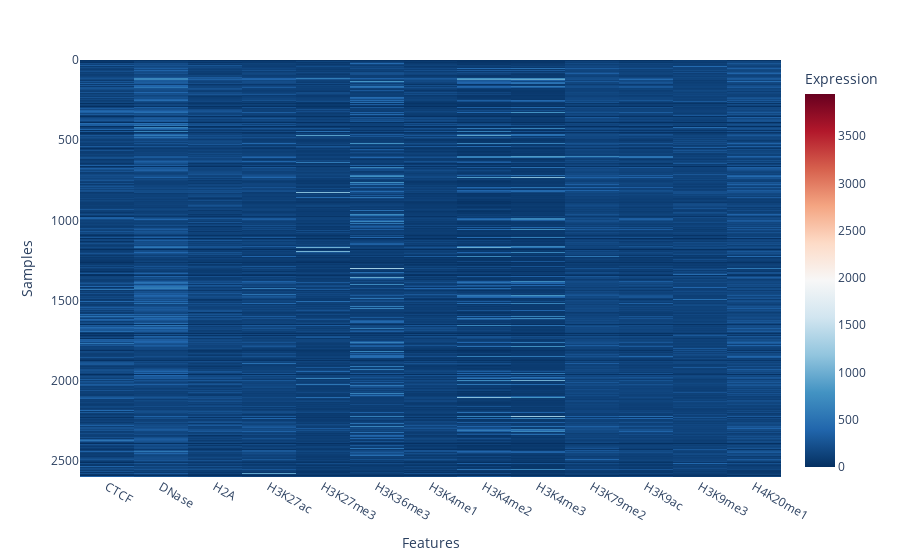

Source (notebook cell):
### Markdown cell above
# Unordered Heatmap

### Code cell
import plotly.express as px
from sklearn.preprocessing import normalize

dataL = data[2].tolist()
xList = dataL

#normalize data (fits cosine)
#normalize([xList], norm="l1")


uo_hm_fig = px.imshow(data[0],
                labels=dict(x="Features", y="Samples", color="Expression"),
                #template = 'plotly',
                color_continuous_scale='RdBu_r', #RdBu,
                x=xList 
                #y=]
               )

uo_hm_fig.show()

### Figure 1 — Plotly figure (JSON) as saved in the notebook; plotly's stock layout.template omitted (floating-point values rounded to 4 significant figures; data arrays with more than 128 entries replaced by an {"elided": "..."} marker saying what was removed)
{"data": [{"coloraxis": "coloraxis", "hovertemplate": "Features: %{x}<br>Samples: %{y}<br>Expression: %{z}<extra></extra>", "name": "0", "type": "heatmap", "x": ["CTCF", "DNase", "H2A", "H3K27ac", "H3K27me3", "H3K36me3", "H3K4me1", "H3K4me2", "H3K4me3", "H3K79me2", "H3K9ac", "H3K9me3", "H4K20me1"], "xaxis": "x", "yaxis": "y", "z": {"elided": "2602x13 float values"}}], "layout": {"autosize": true, "coloraxis": {"colorbar": {"title": {"text": "Expression"}}, "colorscale": [[0, "rgb(5,48,97)"], [0.1, "rgb(33,102,172)"], [0.2, "rgb(67,147,195)"], [0.3, "rgb(146,197,222)"], [0.4, "rgb(209,229,240)"], [0.5, "rgb(247,247,247)"], [0.6, "rgb(253,219,199)"], [0.7, "rgb(244,165,130)"], [0.8, "rgb(214,96,77)"], [0.9, "rgb(178,24,43)"], [1, "rgb(103,0,31)"]]}, "margin": {"t": 60}, "xaxis": {"anchor": "y", "autorange": true, "constrain": "domain", "domain": [0, 1], "range": [-0.5, 12.5], "scaleanchor": "y", "title": {"text": "Features"}, "type": "category"}, "yaxis": {"anchor": "x", "autorange": true, "constrain": "domain", "domain": [0, 1], "range": [2602.0, -0.5], "title": {"text": "Samples"}}}}
